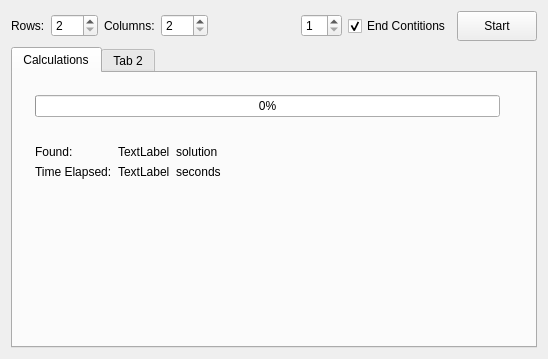
<?xml version="1.0" encoding="UTF-8"?>
<ui version="4.0">
 <class>MainWindow</class>
 <widget class="QMainWindow" name="MainWindow">
  <property name="geometry">
   <rect>
    <x>0</x>
    <y>0</y>
    <width>548</width>
    <height>359</height>
   </rect>
  </property>
  <property name="windowTitle">
   <string>MainWindow</string>
  </property>
  <widget class="QWidget" name="centralWidget">
   <layout class="QVBoxLayout" name="verticalLayout">
    <item>
     <widget class="QWidget" name="widget" native="true">
      <layout class="QHBoxLayout" name="horizontalLayout">
       <property name="leftMargin">
        <number>0</number>
       </property>
       <property name="topMargin">
        <number>0</number>
       </property>
       <property name="rightMargin">
        <number>0</number>
       </property>
       <property name="bottomMargin">
        <number>0</number>
       </property>
       <item>
        <widget class="QLabel" name="label">
         <property name="text">
          <string>Rows:</string>
         </property>
        </widget>
       </item>
       <item>
        <widget class="QSpinBox" name="row_SpinBox">
         <property name="minimum">
          <number>2</number>
         </property>
         <property name="maximum">
          <number>255</number>
         </property>
        </widget>
       </item>
       <item>
        <widget class="QLabel" name="label_2">
         <property name="text">
          <string>Columns:</string>
         </property>
        </widget>
       </item>
       <item>
        <widget class="QSpinBox" name="col_SpinBox">
         <property name="minimum">
          <number>2</number>
         </property>
         <property name="maximum">
          <number>255</number>
         </property>
        </widget>
       </item>
       <item>
        <spacer name="horizontalSpacer">
         <property name="orientation">
          <enum>Qt::Horizontal</enum>
         </property>
         <property name="sizeHint" stdset="0">
          <size>
           <width>264</width>
           <height>20</height>
          </size>
         </property>
        </spacer>
       </item>
       <item>
        <widget class="QSpinBox" name="threads_SpinBox">
         <property name="minimum">
          <number>1</number>
         </property>
        </widget>
       </item>
       <item>
        <widget class="QCheckBox" name="btn_EndConditions">
         <property name="minimumSize">
          <size>
           <width>0</width>
           <height>30</height>
          </size>
         </property>
         <property name="text">
          <string>End Contitions</string>
         </property>
         <property name="checked">
          <bool>true</bool>
         </property>
        </widget>
       </item>
       <item>
        <widget class="QPushButton" name="btn_Start">
         <property name="minimumSize">
          <size>
           <width>0</width>
           <height>30</height>
          </size>
         </property>
         <property name="text">
          <string>Start</string>
         </property>
        </widget>
       </item>
      </layout>
     </widget>
    </item>
    <item>
     <widget class="QTabWidget" name="DrawingTab">
      <property name="currentIndex">
       <number>0</number>
      </property>
      <widget class="QWidget" name="MainTab">
       <attribute name="title">
        <string>Calculations</string>
       </attribute>
       <layout class="QVBoxLayout" name="verticalLayout_2">
        <item>
         <widget class="QWidget" name="widget_2" native="true">
          <layout class="QHBoxLayout" name="horizontalLayout_2">
           <item>
            <widget class="QProgressBar" name="calc_ProgressBar">
             <property name="value">
              <number>0</number>
             </property>
            </widget>
           </item>
           <item>
            <widget class="QLabel" name="progress_Label">
             <property name="text">
              <string/>
             </property>
            </widget>
           </item>
          </layout>
         </widget>
        </item>
        <item>
         <widget class="QWidget" name="solutions_Widget" native="true">
          <layout class="QGridLayout" name="gridLayout">
           <item row="0" column="0">
            <widget class="QLabel" name="solutionsTag_Label">
             <property name="text">
              <string>Found:</string>
             </property>
            </widget>
           </item>
           <item row="0" column="1">
            <widget class="QLabel" name="solutions_Label">
             <property name="text">
              <string>TextLabel</string>
             </property>
            </widget>
           </item>
           <item row="0" column="2">
            <widget class="QLabel" name="solutionsUnit_Label">
             <property name="text">
              <string>solution</string>
             </property>
            </widget>
           </item>
           <item row="1" column="0">
            <widget class="QLabel" name="label_5">
             <property name="text">
              <string>Time Elapsed:</string>
             </property>
            </widget>
           </item>
           <item row="1" column="1">
            <widget class="QLabel" name="time_Label">
             <property name="text">
              <string>TextLabel</string>
             </property>
            </widget>
           </item>
           <item row="1" column="2">
            <widget class="QLabel" name="timeUnits_Label">
             <property name="text">
              <string>seconds</string>
             </property>
            </widget>
           </item>
           <item row="1" column="3" rowspan="2">
            <spacer name="horizontalSpacer_2">
             <property name="orientation">
              <enum>Qt::Horizontal</enum>
             </property>
             <property name="sizeHint" stdset="0">
              <size>
               <width>316</width>
               <height>20</height>
              </size>
             </property>
            </spacer>
           </item>
          </layout>
         </widget>
        </item>
        <item>
         <spacer name="verticalSpacer">
          <property name="orientation">
           <enum>Qt::Vertical</enum>
          </property>
          <property name="sizeHint" stdset="0">
           <size>
            <width>20</width>
            <height>147</height>
           </size>
          </property>
         </spacer>
        </item>
       </layout>
      </widget>
      <widget class="QWidget" name="tab_2">
       <attribute name="title">
        <string>Tab 2</string>
       </attribute>
      </widget>
     </widget>
    </item>
   </layout>
  </widget>
 </widget>
 <layoutdefault spacing="6" margin="11"/>
 <resources/>
 <connections/>
</ui>
